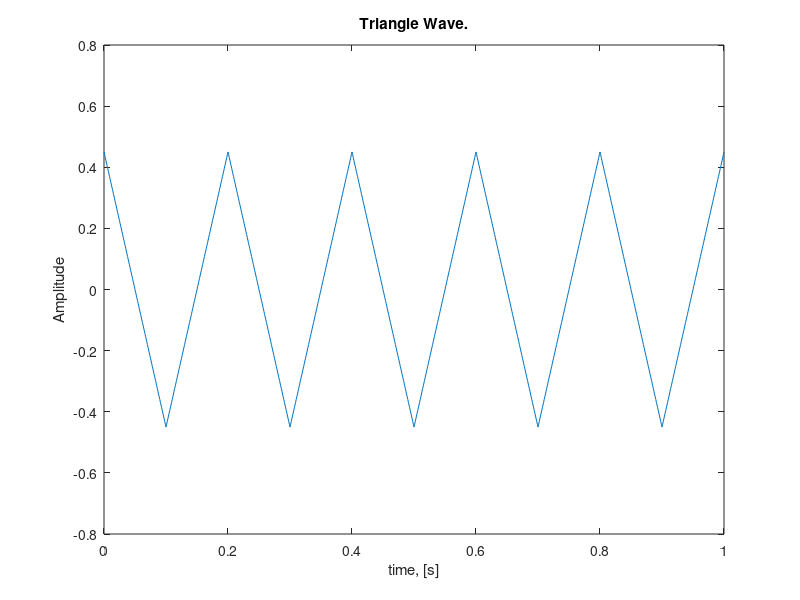

This chart was generated by the following MATLAB code:

fs=1000; 
tStop=1;
T=0.2; 
Amp=9;

tt=0:(1/fs):tStop;
qq=rem(tt,T);
xx=Amp*(abs(qq-(0.5*T))-0.25*T);

figure('Name','Triangle Wave.');
clf;
plot(tt,xx);title('Triangle Wave.');
xlabel('time, [s]')
ylabel('Amplitude')